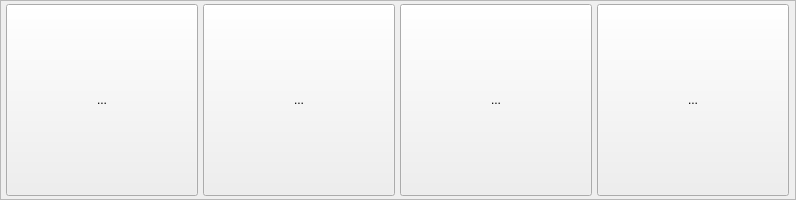
<?xml version="1.0" encoding="UTF-8"?>
<ui version="4.0">
 <class>Dialog_RawPartInspection</class>
 <widget class="QDialog" name="Dialog_RawPartInspection">
  <property name="geometry">
   <rect>
    <x>0</x>
    <y>0</y>
    <width>796</width>
    <height>200</height>
   </rect>
  </property>
  <property name="minimumSize">
   <size>
    <width>600</width>
    <height>200</height>
   </size>
  </property>
  <property name="windowTitle">
   <string>Rohteilkontrolle</string>
  </property>
  <layout class="QHBoxLayout" name="horizontalLayout">
   <property name="spacing">
    <number>6</number>
   </property>
   <property name="leftMargin">
    <number>0</number>
   </property>
   <property name="topMargin">
    <number>0</number>
   </property>
   <property name="rightMargin">
    <number>0</number>
   </property>
   <property name="bottomMargin">
    <number>0</number>
   </property>
   <item>
    <widget class="QScrollArea" name="scrollArea">
     <property name="widgetResizable">
      <bool>true</bool>
     </property>
     <widget class="QWidget" name="scrollAreaWidgetContents">
      <property name="geometry">
       <rect>
        <x>0</x>
        <y>0</y>
        <width>794</width>
        <height>198</height>
       </rect>
      </property>
      <layout class="QHBoxLayout" name="horizontalLayout_2">
       <property name="spacing">
        <number>0</number>
       </property>
       <property name="leftMargin">
        <number>0</number>
       </property>
       <property name="topMargin">
        <number>0</number>
       </property>
       <property name="rightMargin">
        <number>0</number>
       </property>
       <property name="bottomMargin">
        <number>0</number>
       </property>
       <item>
        <widget class="QToolButton" name="toolButton_RawPartInspection_00">
         <property name="minimumSize">
          <size>
           <width>192</width>
           <height>192</height>
          </size>
         </property>
         <property name="text">
          <string>...</string>
         </property>
         <property name="icon">
          <iconset>
           <normalon>:/Icons/RawPart/RawPartInspection00_192.png</normalon>
          </iconset>
         </property>
         <property name="iconSize">
          <size>
           <width>192</width>
           <height>192</height>
          </size>
         </property>
        </widget>
       </item>
       <item>
        <widget class="QToolButton" name="toolButton_RawPartInspection_01">
         <property name="minimumSize">
          <size>
           <width>192</width>
           <height>192</height>
          </size>
         </property>
         <property name="text">
          <string>...</string>
         </property>
         <property name="icon">
          <iconset>
           <normalon>:/Icons/RawPart/RawPartInspection01_192.png</normalon>
          </iconset>
         </property>
         <property name="iconSize">
          <size>
           <width>192</width>
           <height>192</height>
          </size>
         </property>
        </widget>
       </item>
       <item>
        <widget class="QToolButton" name="toolButton_RawPartInspection_02">
         <property name="minimumSize">
          <size>
           <width>192</width>
           <height>192</height>
          </size>
         </property>
         <property name="text">
          <string>...</string>
         </property>
         <property name="icon">
          <iconset>
           <normalon>:/Icons/RawPart/RawPartInspection02_192.png</normalon>
          </iconset>
         </property>
         <property name="iconSize">
          <size>
           <width>192</width>
           <height>192</height>
          </size>
         </property>
        </widget>
       </item>
       <item>
        <widget class="QToolButton" name="toolButton_RawPartInspection_03">
         <property name="minimumSize">
          <size>
           <width>192</width>
           <height>192</height>
          </size>
         </property>
         <property name="text">
          <string>...</string>
         </property>
         <property name="icon">
          <iconset>
           <normalon>:/Icons/RawPart/RawPartInspection03_192.PNG</normalon>
          </iconset>
         </property>
         <property name="iconSize">
          <size>
           <width>192</width>
           <height>192</height>
          </size>
         </property>
        </widget>
       </item>
      </layout>
     </widget>
    </widget>
   </item>
  </layout>
 </widget>
 <resources/>
 <connections/>
</ui>
